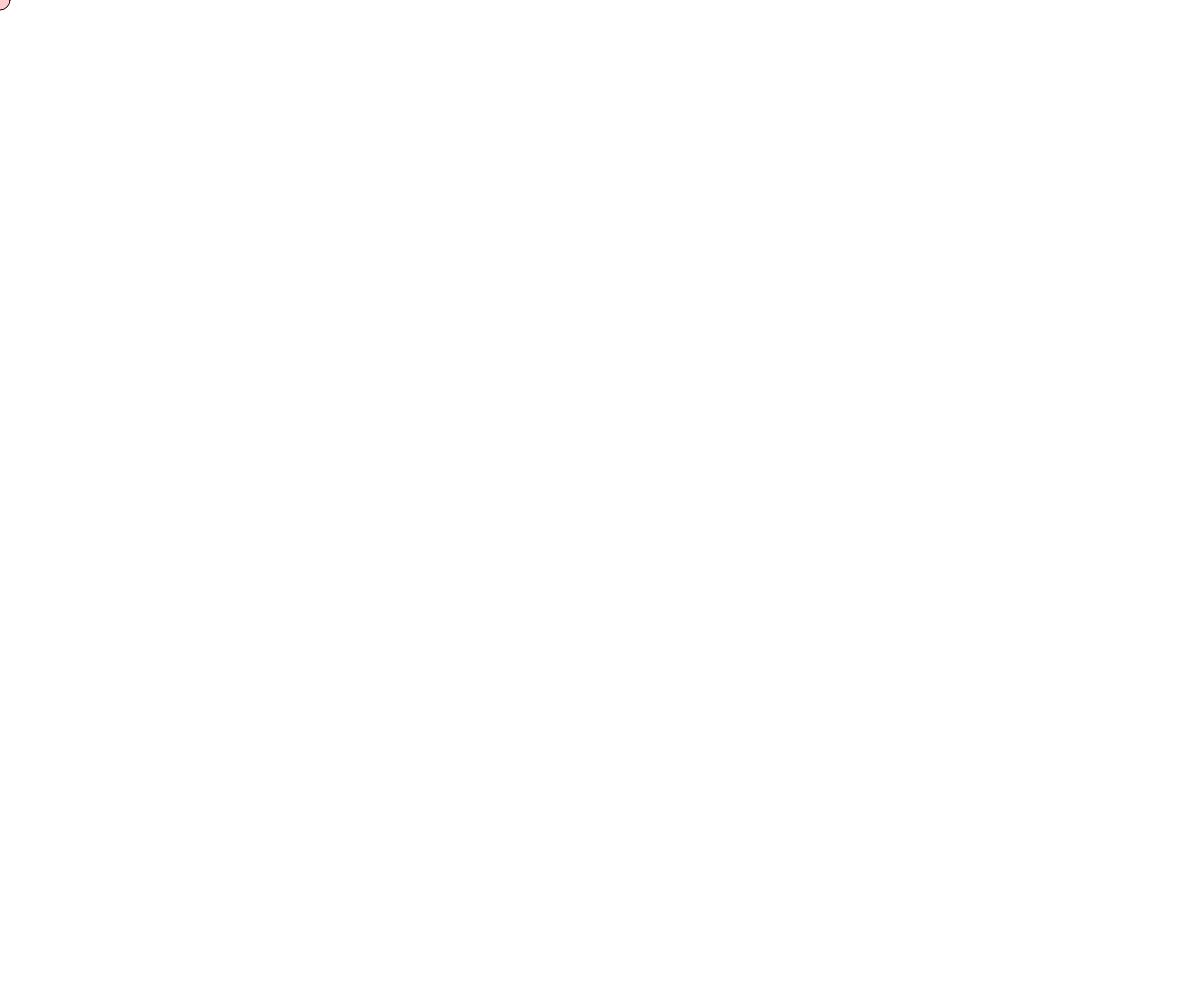
Frame 1 (no input)
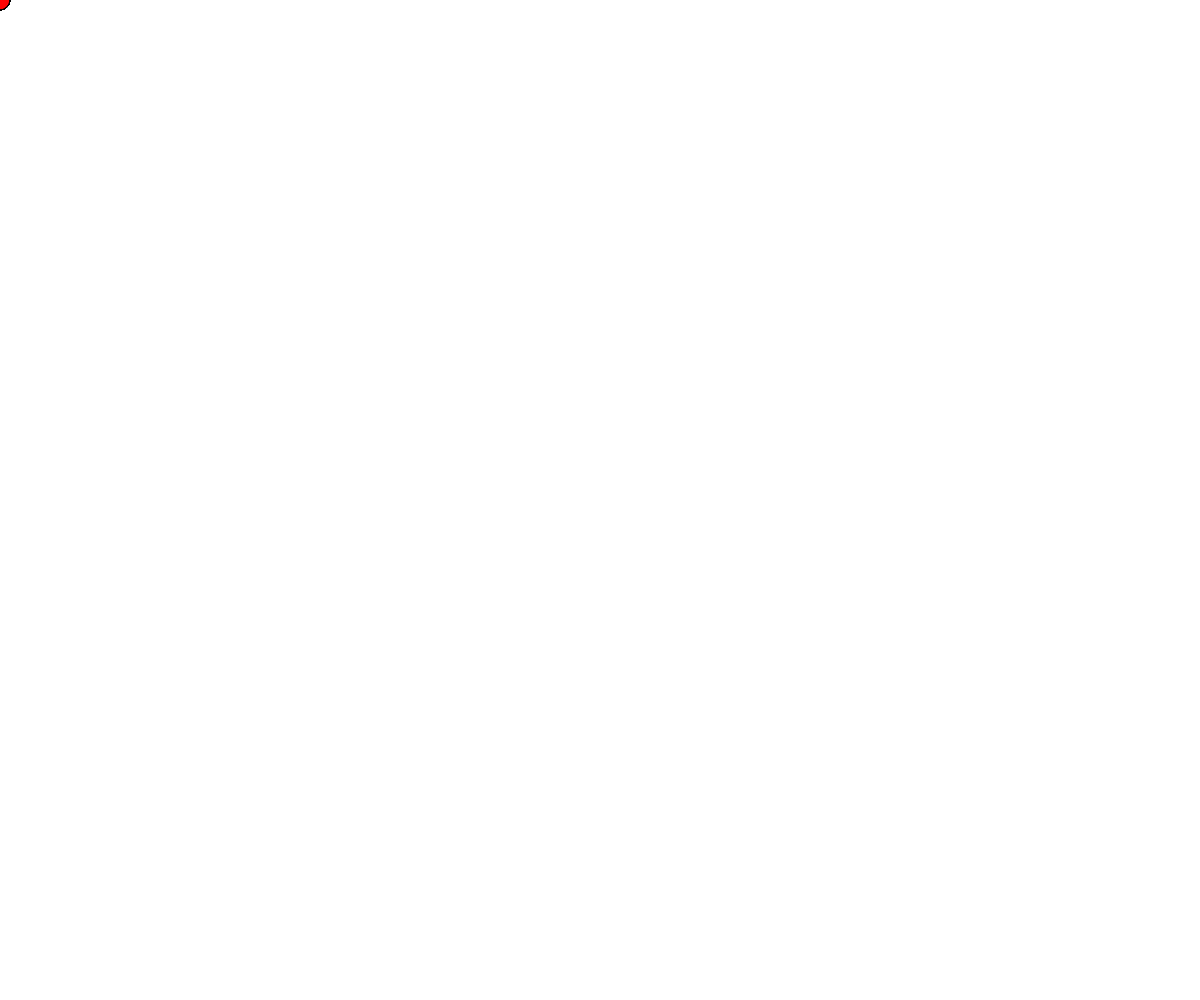
Frame 60 (no input)
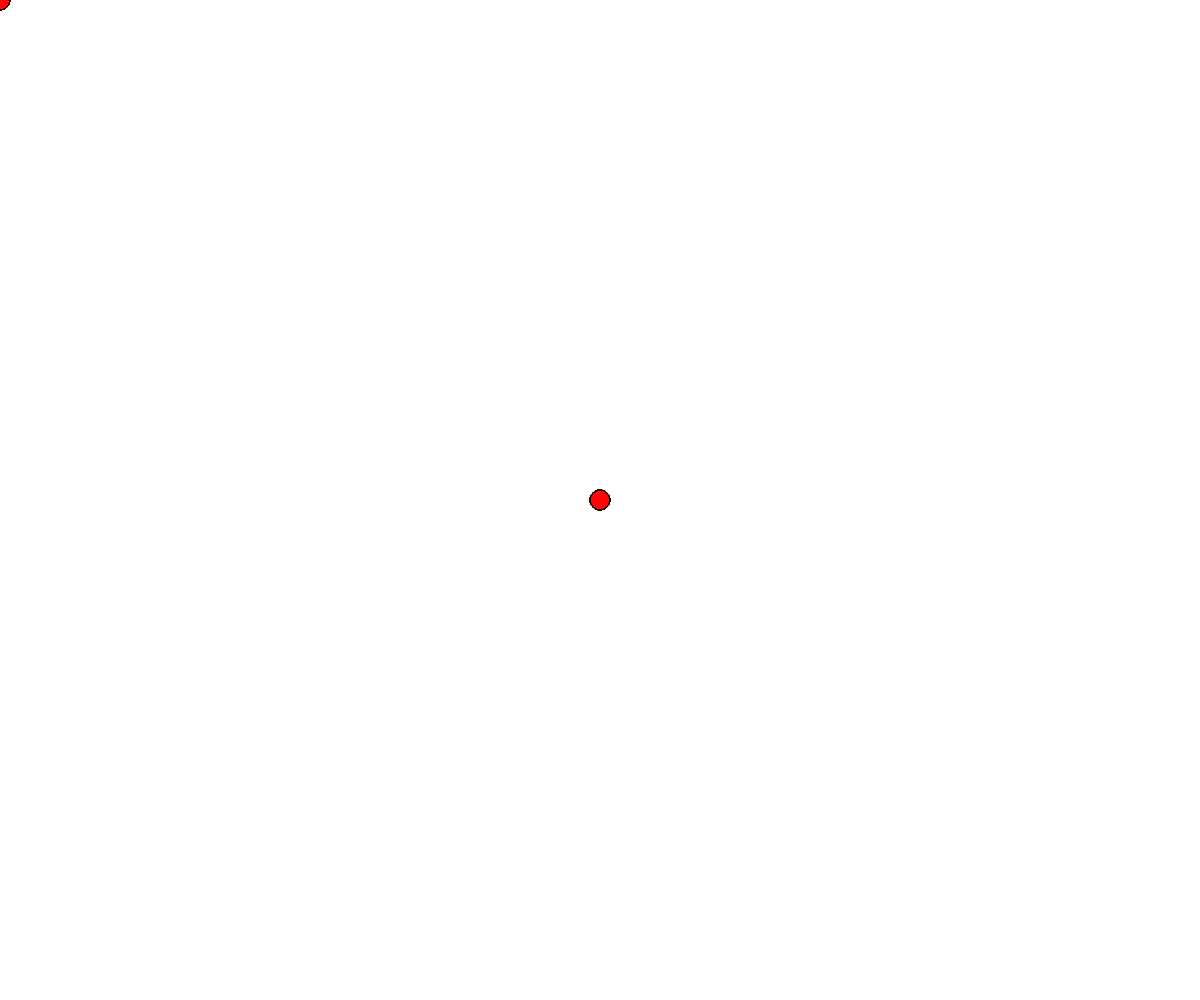
Frame 120 (the mouse pressed at the canvas centre since frame 60)

The p5.js sketch that drew these frames (run headless with seeded random() and noise() and a simulated clock; from frame 60 on, the mouse is pressed at the canvas centre):

// p5.js sketch
// ── sketch.js
let zBereich;

function setup() {
  zBereich = createCanvas(windowWidth, windowHeight);
  zBereich.position(0,0); //Links oben
  zBereich.style('z-index','-1'); // Verschiebung auf z-Achse
}

function draw() {
  //ohne background = transparent
  noStroke;
  if(mouseX > windowWidth / 2){
  fill (0,255,0,50)
  }
  else{
  fill(255,0,0,50);
}
  circle(mouseX,mouseY,20);
}
